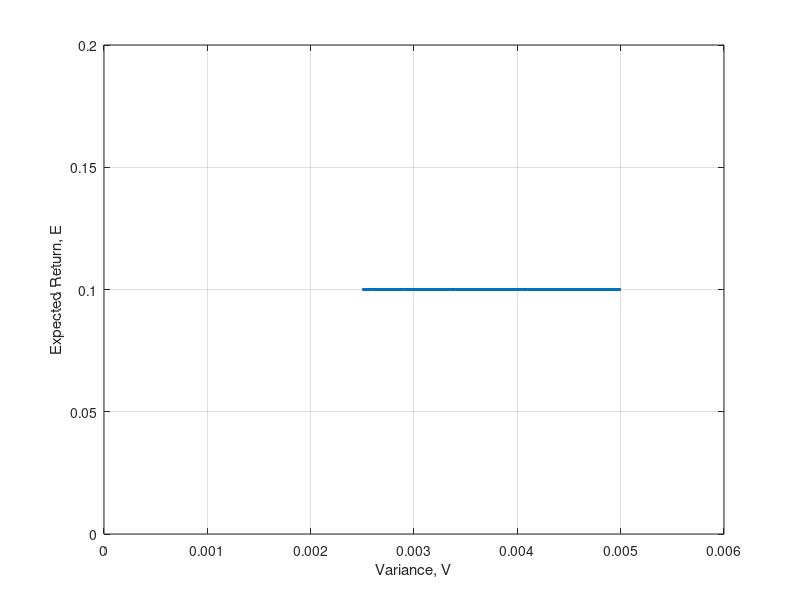

Write MATLAB code to recreate this figure.
% w1 = linspace(0,1,11);
% w2 = linspace(1,0,11);

Covar = [ 0.005 0;
          0 0.005];

var_plt = [];
for i = 0:0.1:1
    weights = [i;1-i];
    variance = weights' * Covar * weights;
    
    disp(weights);
    var_plt = [var_plt, variance];
    
end

return_plt = 0.1 * ones(1,11);

plot(var_plt,return_plt,'LineWidth',2);

ylabel('Expected Return, E');
xlabel('Variance, V');
grid on;

xlim([0 0.006]);
ylim([0 0.2]);